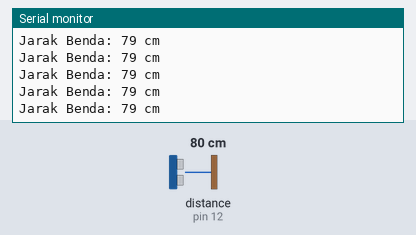
This sketch was run on a simulated Arduino Uno, built with avr-gcc and run on an emulated ATmega328P. On the bench: the last lines printed to the serial monitor. Wiring (inferred from the names in the program): ultrasonic range finder: trigger pin 11; echo pin 12. The test bench sets the inputs (shaded band); at power-on: distance to the obstacle (sensor on pin 12) 80 cm. The echo pulse lasts 58.3 µs per cm.

Above: at 1.2 s.
1.3 s: distance to the obstacle (sensor on pin 12) set to 299 cm
At 1.62 s:
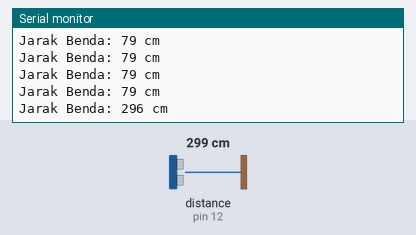
4.3 s: distance to the obstacle (sensor on pin 12) set to 2 cm
At 4.45 s:
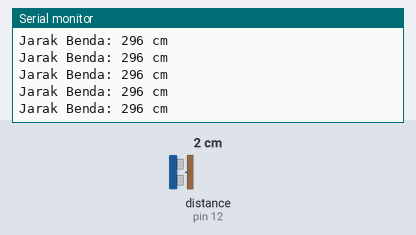
Timing chart, 0 to 7.3 s (numbered marks = the images above; inputs shaded):
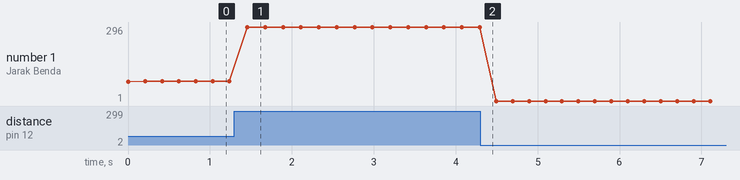

The sketch:

0002-Sensor_JarakObjek.ino
```cpp
const int trigPin = 11;
const int echoPin = 12;
long durasi;
int jarak;

void setup() {
  pinMode(trigPin, OUTPUT);
  pinMode(echoPin, INPUT);
  Serial.begin(9600);
}

void loop() {
  // Membersihkan trigPin
  digitalWrite(trigPin, LOW);
  delayMicroseconds(2);

  // Mengirim sinyal 10 mikrodetik
  digitalWrite(trigPin, HIGH);
  delayMicroseconds(10);
  digitalWrite(trigPin, LOW);

  // Membaca waktu pantulan
  durasi = pulseIn(echoPin, HIGH);

  // Menghitung jarak (cm)
  jarak = durasi * 0.034 / 2;

  Serial.print("Jarak Benda: ");
  Serial.print(jarak);
  Serial.println(" cm");

  delay(200);
}
```

Measured:
- after the input at 1.3 s, the serial monitor: prints a new line after 0.16 s (image 1)
- plotted number 1: 79 → 296 after the input at 1.3 s, 296 → 1 after the input at 4.3 s
